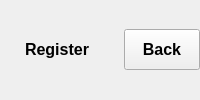
                     <widget class="QWidget" name="widget_33" native="true">
                      <layout class="QHBoxLayout" name="horizontalLayout_15">
                       <property name="spacing">
                        <number>0</number>
                       </property>
                       <property name="leftMargin">
                        <number>0</number>
                       </property>
                       <property name="topMargin">
                        <number>0</number>
                       </property>
                       <property name="rightMargin">
                        <number>0</number>
                       </property>
                       <property name="bottomMargin">
                        <number>0</number>
                       </property>
                       <item>
                        <widget class="QWidget" name="widget_34" native="true">
                         <layout class="QHBoxLayout" name="horizontalLayout_16">
                          <property name="spacing">
                           <number>0</number>
                          </property>
                          <property name="leftMargin">
                           <number>0</number>
                          </property>
                          <property name="topMargin">
                           <number>0</number>
                          </property>
                          <property name="rightMargin">
                           <number>5</number>
                          </property>
                          <property name="bottomMargin">
                           <number>0</number>
                          </property>
                          <item>
                           <widget class="QPushButton" name="registerTeachButton">
                            <property name="font">
                             <font>
                              <family>MS Sans Serif</family>
                              <pointsize>12</pointsize>
                              <weight>75</weight>
                              <bold>true</bold>
                             </font>
                            </property>
                            <property name="styleSheet">
                             <string notr="true">	padding: 10px 25px;
	border-top-left-radius: 10px;
	border-bottom-left-radius: 10px;</string>
                            </property>
                            <property name="text">
                             <string>Register</string>
                            </property>
                            <property name="iconSize">
                             <size>
                              <width>12</width>
                              <height>12</height>
                             </size>
                            </property>
                            <property name="autoDefault">
                             <bool>false</bool>
                            </property>
                            <property name="default">
                             <bool>false</bool>
                            </property>
                            <property name="flat">
                             <bool>false</bool>
                            </property>
                           </widget>
                          </item>
                         </layout>
                        </widget>
                       </item>
                       <item>
                        <widget class="QWidget" name="widget_35" native="true">
                         <layout class="QHBoxLayout" name="horizontalLayout_17">
                          <property name="spacing">
                           <number>0</number>
                          </property>
                          <property name="leftMargin">
                           <number>5</number>
                          </property>
                          <property name="topMargin">
                           <number>0</number>
                          </property>
                          <property name="rightMargin">
                           <number>0</number>
                          </property>
                          <property name="bottomMargin">
                           <number>0</number>
                          </property>
                          <item>
                           <widget class="QPushButton" name="backButton_3">
                            <property name="sizePolicy">
                             <sizepolicy hsizetype="Minimum" vsizetype="Fixed">
                              <horstretch>0</horstretch>
                              <verstretch>0</verstretch>
                             </sizepolicy>
                            </property>
                            <property name="baseSize">
                             <size>
                              <width>0</width>
                              <height>0</height>
                             </size>
                            </property>
                            <property name="font">
                             <font>
                              <family>MS Sans Serif</family>
                              <pointsize>12</pointsize>
                              <weight>75</weight>
                              <bold>true</bold>
                             </font>
                            </property>
                            <property name="styleSheet">
                             <string notr="true">	padding: 10px 10px;
</string>
                            </property>
                            <property name="text">
                             <string>Back</string>
                            </property>
                            <property name="iconSize">
                             <size>
                              <width>16</width>
                              <height>16</height>
                             </size>
                            </property>
                           </widget>
                          </item>
                         </layout>
                        </widget>
                       </item>
                      </layout>
                     </widget>
